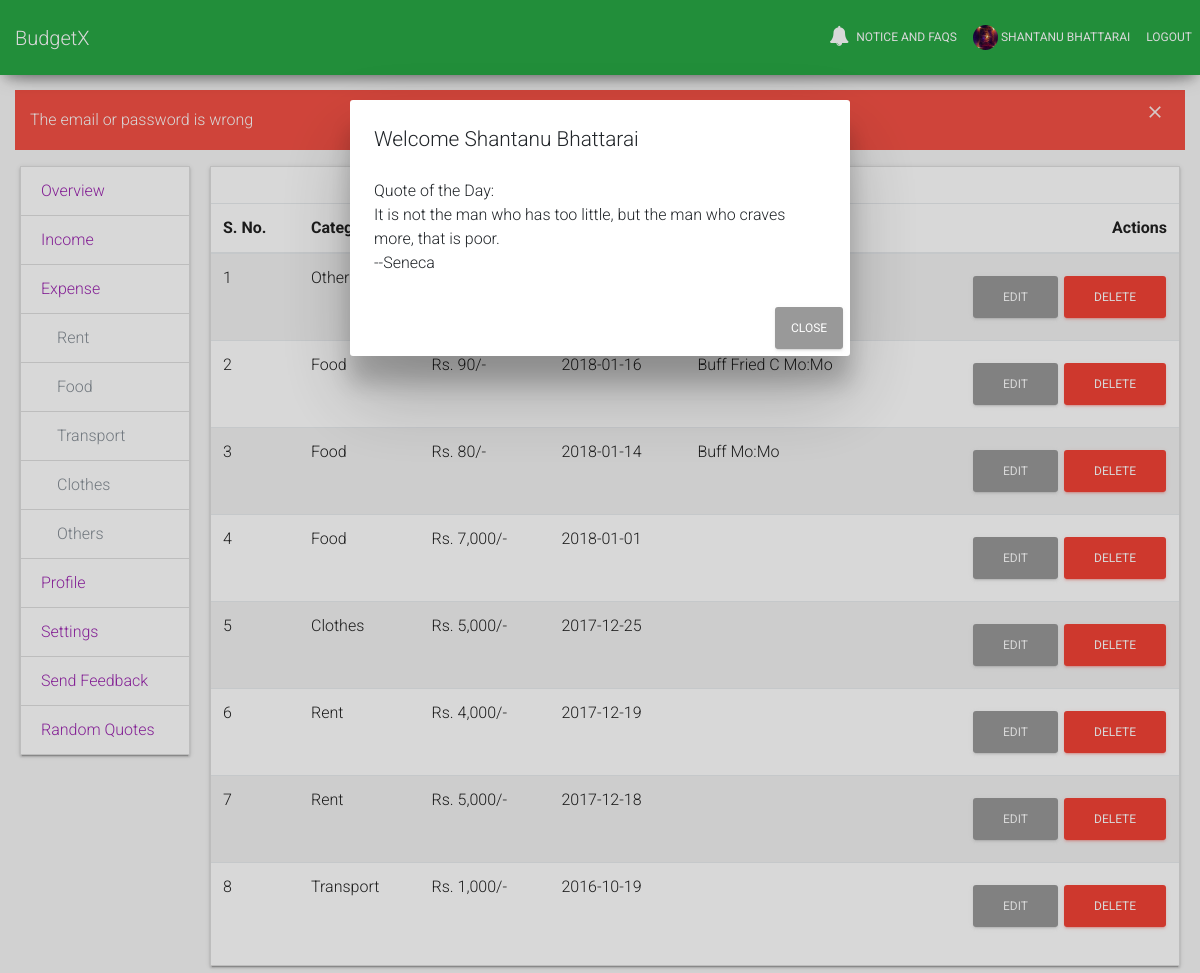
Screenshot of /overview.php?type=expense (signed in) with the database file from the repository.
### tables this page shows
CREATE TABLE IF NOT EXISTS `users` (
  `id` int(11) NOT NULL AUTO_INCREMENT,
  `role_id` int(11) DEFAULT '2',
  `image_path` varchar(255) DEFAULT '/media/default.png',
  `name` text,
  `email` varchar(255) DEFAULT NULL,
  `password` text,
  `hash` text,
  `active` int(11) DEFAULT '0',
  `count` int(11) DEFAULT '0',
  `quote_pref` int(11) DEFAULT NULL,
  PRIMARY KEY (`id`),
  UNIQUE KEY `email` (`email`),
  KEY `role_id` (`role_id`),
  CONSTRAINT `users_ibfk_5` FOREIGN KEY (`role_id`) REFERENCES `roles` (`id`)
);

CREATE TABLE IF NOT EXISTS `quotes` (
  `id` int(11) NOT NULL AUTO_INCREMENT,
  `quote` text NOT NULL,
  KEY `Index` (`id`)
);

CREATE TABLE IF NOT EXISTS `categories` (
  `id` int(11) NOT NULL AUTO_INCREMENT,
  `category` text,
  `finance_type_id` int(11) DEFAULT NULL,
  PRIMARY KEY (`id`),
  KEY `FK_categories_finance_type` (`finance_type_id`),
  CONSTRAINT `FK_categories_finance_type` FOREIGN KEY (`finance_type_id`) REFERENCES `finance_type` (`id`)
);

CREATE TABLE IF NOT EXISTS `finances` (
  `id` int(11) NOT NULL AUTO_INCREMENT,
  `user_id` int(11) DEFAULT NULL,
  `finance_type_id` int(11) DEFAULT NULL,
  `amount` float DEFAULT NULL,
  `transaction_date` date DEFAULT NULL,
  `category_id` int(11) DEFAULT NULL,
  `description` text,
  `frequency` int(11) DEFAULT NULL,
  `last_transaction_date` date DEFAULT NULL,
  PRIMARY KEY (`id`),
  KEY `user_id` (`user_id`),
  KEY `category_id` (`category_id`),
  KEY `finance_type_id` (`finance_type_id`),
  KEY `frequency` (`frequency`),
  CONSTRAINT `finances_ibfk_1` FOREIGN KEY (`user_id`) REFERENCES `users` (`id`),
  CONSTRAINT `finances_ibfk_2` FOREIGN KEY (`category_id`) REFERENCES `categories` (`id`),
  CONSTRAINT `finances_ibfk_3` FOREIGN KEY (`finance_type_id`) REFERENCES `finance_type` (`id`),
  CONSTRAINT `finances_ibfk_4` FOREIGN KEY (`frequency`) REFERENCES `frequency` (`id`)
);

### include/piechart.php (called while the page is built, shortened)
<?php
	$uid = $_SESSION['user'];
?>

### user_dashboard/dashboard_expense.php (the view, shortened to what this page needs)
<?php include'include\piechart.php';?>
<div class="card-body" id="piechart_2" style="width:100%; height: 100%;"></div>
<table class="table table-striped">
	<thead>
		<tr>
			<th>S. No.</th>
			<th>Category</th>
			<th>Amount</th>
			<th>Date</th>
			<th>Description</th>
			<th style="text-align: right;">Actions</th>
		</tr>
	</thead>
	<tbody>
		<?php
			$sno = 1;
			$uid = $_SESSION['user'];
			$result = mysqli_query($conn, "SELECT * FROM $table WHERE finance_type_id=2 AND user_id = $uid ORDER BY transaction_date DESC, amount DESC");
		  	while ($row = mysqli_fetch_assoc($result)) {
		  	$category = mysqli_fetch_assoc(mysqli_query($conn,"SELECT category FROM categories WHERE id =".$row['category_id']));
			$label = $category['category'];
			$amount = $row ['amount'];
			$tdate = $row['transaction_date'];
			$id = $row['id'];
			$info = $row['description'];
		?>
		<tr>
			<td><?= $sno ?></td>
			<td><?= $label ?></td>
			<td>Rs. <?= number_format($amount)?>/-</td>
			<td><?= $tdate ?></td>
			<td><?= $info ?></td>
			<td>
				<span class="pull-right">
						<a class="btn" href="#" data-toggle="modal" data-target="#editdata_<?=$id?>">
							EDIT
						</a>
						<a class="btn btn-danger" href="#" data-toggle="modal" data-target="#deletedata_<?=$id?>">
							DELETE
						</a>
				</span>
			</td>
		</tr>
		<?php
				$sno++;
			}
		?>
	</tbody>
</table>

### partial_nav.php (shortened to what this page needs)
<nav class="navbar navbar-expand-lg bg-success fixed-top">
  	<a class="navbar-brand" href="/budgetx">BudgetX</a>
	<div class="collapse navbar-collapse" id="navbarSupportedContent">
	<ul class="navbar-nav ml-auto">
		<li class="nav-item">
			<a class="nav-link" href="notice.php">
				<i class="fa fa-bell"></i>
				Notice and FAQs
			</a>
		</li>
		<?php
		if(isset($_SESSION['logged_in']) && $_SESSION['logged_in'] == true){
		?>
			<li class="nav-item">
				<a class="nav-link" href="/budgetx/overview.php/?type=profile">
					<?php
						$uid = $_SESSION['user'];
						$result = mysqli_query($conn,"SELECT image_path,name FROM users WHERE id = $uid");
						$row = mysqli_fetch_assoc($result);
						$image = $row['image_path'];
					?>
					<img src="<?=$image?>" alt="image here" style="width: 25px; height:25px;" class="rounded-circle">
					<?=$row['name']?>
				</a>
			</li>
			<li class="nav-item">
				<a class="nav-link" href="\budgetx\database\logout.php">Logout</a>
			</li>
		<?php
		}
		?>
	</ul>
	</div>
</nav>

### include/quotes.php
<div class="container">
  	<div class="modal show" id="myModal" role="dialog">
    	<div class="modal-dialog">
    	<?php
    		$sql = "SELECT * from users WHERE id=$uid";
			$result = mysqli_query($conn,$sql);
			$row = mysqli_fetch_assoc($result);
			$name = $row['name'];
			$sql = "SELECT quote FROM quotes ORDER BY RAND() LIMIT 1";
			$result1 = mysqli_query($conn,$sql);
			$row1 = mysqli_fetch_assoc($result1);
			$quote = $row1['quote'];
    	?>
    		<div class="modal-content">
    	    	<div class="modal-header">
    	    		<h4 class="modal-title">Welcome <?=$name?></h4>
    			</div>
    	    	<div class="modal-body">
    	    		<p>Quote of the Day:<br><?=$quote?></p>
     	   	</div>
        	<div class="modal-footer">
        		<button type="button" class="btn btn-default" data-dismiss="modal">Close</button>
        	</div>
    	</div>
    </div>
  	</div>
</div>

### overview.php (shortened to what this page needs)
<?php $table = 'finances' ?>
<?php include'partial_upper.php'; ?>
<?php include'include\piechart.php'; ?>
<?php include'include\quotes.php'; ?>
<div class="container-fluid">
<div class="row">
	<div class="container col-sm-12 col-xs-2 col-md-2">
		<div class="card">
				<ul class="list-group list-group-flush">
				<a class="list-group-item" href="/budgetx/overview.php">Overview</a>
				<a class="list-group-item" href="?type=income">Income</a>
				<a class="list-group-item" href="?type=expense">Expense</a>
				<?php if(isset($_GET['type']) && ($_GET['type'] == 'expense' || $_GET['type'] == 'category_e')){?>
					<?php
						$sql = "SELECT * from categories WHERE finance_type_id=2";
						$result = mysqli_query($conn,$sql);
						while($row = mysqli_fetch_assoc($result)){
					?>
						<a href = "?type=category_e&&cat=<?=$row['id']?>" class="list-group-item text-muted"><span class="text-muted ml-3"><?=$row['category']?></span></a>
					<?php } ?>
				<?php } ?>
				<a class="list-group-item" href="?type=profile">Profile</a>
				<a class="list-group-item" href="?type=settings">Settings</a>
				<a class="list-group-item" href="?type=feedback">Send Feedback</a>
  				<a class="list-group-item" data-toggle="modal" href="#myModal">Random Quotes</a>
			</ul>
		</div>
	</div>
	<div class="container col-md-10" style="margin-left: -15px;">
		<?php if(isset($_GET['type'])) { ?>
					<div class="card">
						<?php include 'user_dashboard/dashboard_'.$_GET['type'].'.php'; ?>
					</div>
	<?php } ?>
</div>
</div>
<?php include'partial_lower.php'; ?>

### assets/custom.css (style rules this page uses)
body { padding-top:90px; margin-bottom: 15px; height: 100%; background-color: #f7f7f7; }
html { position: relative; padding: 0px; height: 100%; }
.list-group { border-radius: 0; }
.list-group .list-group-item { border-radius: 0; }
.navbar { border-radius: 0; }
.card { border-radius: 0; border-width: 1px; }

### rows the page displays
users: image_path (picture), name "SHANTANU BHATTARAI", name "Shantanu Bhattarai"
quotes: quote "It is not the man who has too little, but the man who craves more, that is poor. --Seneca"
categories: category "Rent"
categories: category "Food"
categories: category "Transport"
categories: category "Clothes"
categories: category "Others"
finances: category.category "Others"
finances: category.category "Food", amount "90", transaction_date "2018-01-16", description "Buff Fried C Mo:Mo"
finances: category.category "Food", amount "80", transaction_date "2018-01-14", description "Buff Mo:Mo"
finances: category.category "Food", amount "7,000", transaction_date "2018-01-01"
finances: category.category "Clothes", amount "5,000", transaction_date "2017-12-25"
finances: category.category "Rent", amount "4,000", transaction_date "2017-12-19"
finances: category.category "Rent", amount "5,000", transaction_date "2017-12-18"
finances: category.category "Transport", amount "1,000", transaction_date "2016-10-19"

### other values shown
$_SESSION['error'] "The email or password is wrong"
